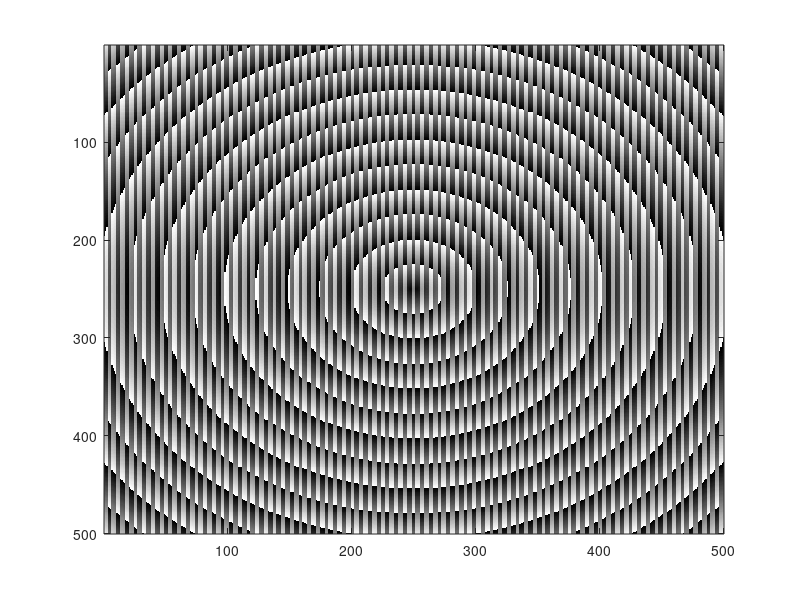

MATLAB code to generate this figure:
%%Multifunctional DOE- Blazed axicon and binary grating
clear;%Clear all memory
%Define grating parameters
N=500;%Define Matrix size
Pr=51;
Px=7;
FFx=0.5;
A2=zeros(N,N);%Define the matrices assigning ones to all pixels

%Construction of blazed axicon and binary grating
    x=1:N;
    y=1:N;
    [X,Y]=meshgrid(x,y);
    r=sqrt((X-N/2).*(X-N/2)+(Y-N/2).*(Y-N/2));
    P1=rem(r,Pr);
    A1=(P1/Pr)*2*pi;
    A2(rem(X,Px)<Px*FFx)=pi;
    A=exp(1i*rem(A1+A2,2*pi));

%Observation of the DOE
colormap(gray)
imagesc(angle(A))
